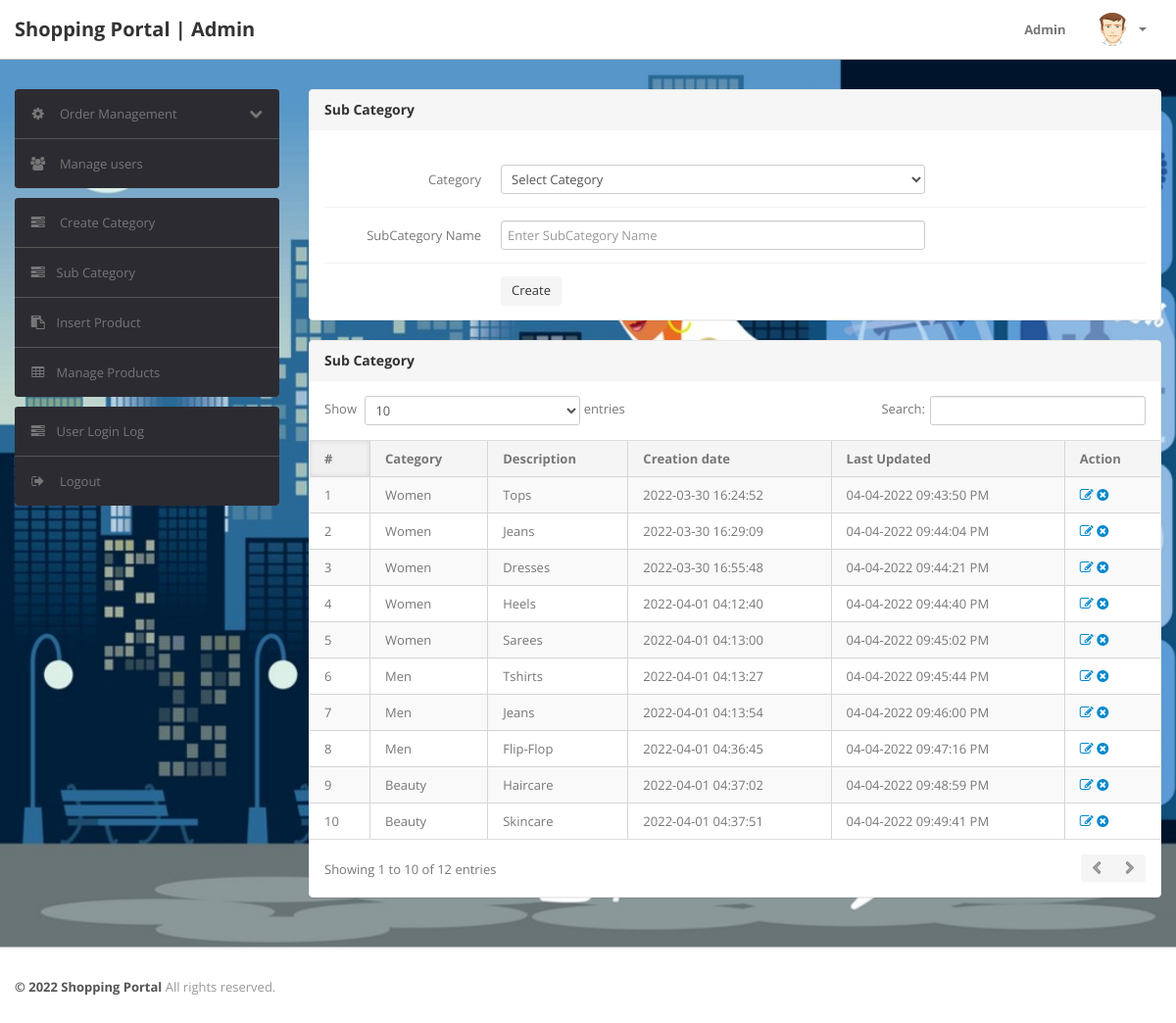
/shopping/admin/subcategory.php (signed in), run on the app's committed database.
### tables this page shows
CREATE TABLE IF NOT EXISTS `subcategory` (
  `id` int(11) NOT NULL AUTO_INCREMENT,
  `categoryid` int(11) DEFAULT NULL,
  `subcategory` varchar(255) DEFAULT NULL,
  `creationDate` timestamp NULL DEFAULT CURRENT_TIMESTAMP,
  `updationDate` varchar(255) DEFAULT NULL,
  PRIMARY KEY (`id`)
);

CREATE TABLE IF NOT EXISTS `category` (
  `id` int(11) NOT NULL AUTO_INCREMENT,
  `categoryName` varchar(255) DEFAULT NULL,
  `categoryDescription` longtext,
  `creationDate` timestamp NOT NULL DEFAULT CURRENT_TIMESTAMP,
  `updationDate` varchar(255) DEFAULT NULL,
  PRIMARY KEY (`id`)
);

### shopping/admin/subcategory.php (the view, shortened to what this page needs)
<?php
include('include/config.php');
if(strlen($_SESSION['alogin'])==0)
	{
header('location:index.php');
}
else{
?>
<!DOCTYPE html>
<html lang="en">
<head>
	<link type="text/css" href="bootstrap/css/bootstrap.min.css" rel="stylesheet">
	<link type="text/css" href="bootstrap/css/bootstrap-responsive.min.css" rel="stylesheet">
	<link type="text/css" href="css/theme.css" rel="stylesheet">
	<link type="text/css" href="images/icons/css/font-awesome.css" rel="stylesheet">
</head>
<body>
<?php include('include/header.php');?>
	<div class="wrapper">
		<div class="container">
			<div class="row">
<?php include('include/sidebar.php');?>
			<div class="span9">
					<div class="content">
						<div class="module">
							<div class="module-head">
								<h3>Sub Category</h3>
							</div>
							<div class="module-body">
									<br />
			<form class="form-horizontal row-fluid" name="subcategory" method="post" >
<div class="control-group">
<label class="control-label" for="basicinput">Category</label>
<div class="controls">
<select name="category" class="span8 tip" required>
<option value="">Select Category</option>
</select>
</div>
</div>
<div class="control-group">
<label class="control-label" for="basicinput">SubCategory Name</label>
<div class="controls">
<input type="text" placeholder="Enter SubCategory Name"  name="subcategory" class="span8 tip" required>
</div>
</div>
	<div class="control-group">
											<div class="controls">
												<button type="submit" name="submit" class="btn">Create</button>
											</div>
										</div>
									</form>
							</div>
						</div>
	<div class="module">
							<div class="module-head">
								<h3>Sub Category</h3>
							</div>
							<div class="module-body table">
								<table cellpadding="0" cellspacing="0" border="0" class="datatable-1 table table-bordered table-striped	 display" width="100%">
									<thead>
										<tr>
											<th>#</th>
											<th>Category</th>
											<th>Description</th>
											<th>Creation date</th>
											<th>Last Updated</th>
											<th>Action</th>
										</tr>
									</thead>
									<tbody>
<?php $query=mysqli_query($con,"select subcategory.id,category.categoryName,subcategory.subcategory,subcategory.creationDate,subcategory.updationDate from subcategory join category on category.id=subcategory.categoryid");
$cnt=1;
while($row=mysqli_fetch_array($query))
{
?>
										<tr>
											<td><?php echo htmlentities($cnt);?></td>
											<td><?php echo htmlentities($row['categoryName']);?></td>
											<td><?php echo htmlentities($row['subcategory']);?></td>
											<td> <?php echo htmlentities($row['creationDate']);?></td>
											<td><?php echo htmlentities($row['updationDate']);?></td>
											<td>
											<a href="edit-subcategory.php?id=<?php echo $row['id']?>" ><i class="icon-edit"></i></a>
											<a href="subcategory.php?id=<?php echo $row['id']?>&del=delete" onClick="return confirm('Are you sure you want to delete?')"><i class="icon-remove-sign"></i></a></td>
										</tr>
										<?php $cnt=$cnt+1; } ?>
								</table>
							</div>
						</div>
					</div>
				</div>
			</div>
		</div>
	</div>
<?php include('include/footer.php');?>
</body>
<?php } ?>

### data on the page
subcategory: categoryid.categoryName "Women", subcategory "Tops", creationDate "2022-03-30 16:24:52", updationDate "04-04-2022 09:43:50 PM"
subcategory: categoryid.categoryName "Women", subcategory "Jeans", creationDate "2022-03-30 16:29:09", updationDate "04-04-2022 09:44:04 PM"
subcategory: categoryid.categoryName "Women", subcategory "Dresses", creationDate "2022-03-30 16:55:48", updationDate "04-04-2022 09:44:21 PM"
subcategory: categoryid.categoryName "Women", subcategory "Heels", creationDate "2022-04-01 04:12:40", updationDate "04-04-2022 09:44:40 PM"
subcategory: categoryid.categoryName "Women", subcategory "Sarees", creationDate "2022-04-01 04:13:00", updationDate "04-04-2022 09:45:02 PM"
subcategory: categoryid.categoryName "Men", subcategory "Tshirts", creationDate "2022-04-01 04:13:27", updationDate "04-04-2022 09:45:44 PM"
subcategory: categoryid.categoryName "Men", subcategory "Jeans", creationDate "2022-04-01 04:13:54", updationDate "04-04-2022 09:46:00 PM"
subcategory: categoryid.categoryName "Men", subcategory "Flip-Flop", creationDate "2022-04-01 04:36:45", updationDate "04-04-2022 09:47:16 PM"
subcategory: categoryid.categoryName "Beauty", subcategory "Haircare", creationDate "2022-04-01 04:37:02", updationDate "04-04-2022 09:48:59 PM"
subcategory: categoryid.categoryName "Beauty", subcategory "Skincare", creationDate "2022-04-01 04:37:51", updationDate "04-04-2022 09:49:41 PM"
